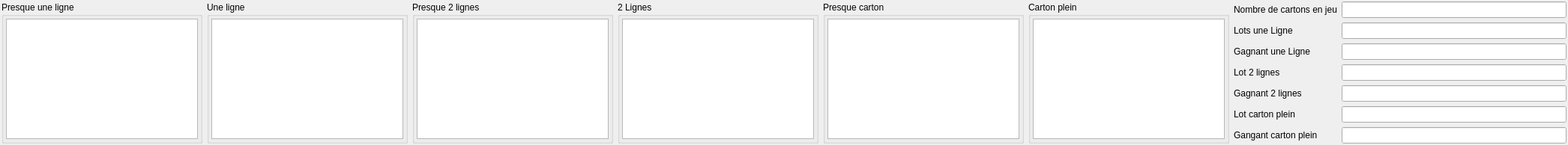
                                     <widget class="QWidget" name="tabStdResult">
                                         <attribute name="title">
                                             <string>Résultat Normaux</string>
                                         </attribute>
                                         <layout class="QGridLayout" name="gridLayout_10">
                                             <property name="leftMargin">
                                                 <number>2</number>
                                             </property>
                                             <property name="topMargin">
                                                 <number>2</number>
                                             </property>
                                             <property name="rightMargin">
                                                 <number>2</number>
                                             </property>
                                             <property name="bottomMargin">
                                                 <number>2</number>
                                             </property>
                                             <item row="0" column="0" rowspan="7">
                                                 <widget class="QGroupBox" name="groupBox_3">
                                                     <property name="title">
                                                         <string>Presque une ligne</string>
                                                     </property>
                                                     <property name="flat">
                                                         <bool>false</bool>
                                                     </property>
                                                     <property name="checkable">
                                                         <bool>false</bool>
                                                     </property>
                                                     <layout class="QGridLayout" name="gridLayout_3">
                                                         <property name="leftMargin">
                                                             <number>3</number>
                                                         </property>
                                                         <property name="topMargin">
                                                             <number>3</number>
                                                         </property>
                                                         <property name="rightMargin">
                                                             <number>3</number>
                                                         </property>
                                                         <property name="bottomMargin">
                                                             <number>3</number>
                                                         </property>
                                                         <item row="0" column="0">
                                                             <widget class="QTextEdit" name="AlmostOneLine">
                                                                 <property name="minimumSize">
                                                                     <size>
                                                                         <width>100</width>
                                                                         <height>0</height>
                                                                     </size>
                                                                 </property>
                                                                 <property name="horizontalScrollBarPolicy">
                                                                     <enum>Qt::ScrollBarAlwaysOff</enum>
                                                                 </property>
                                                                 <property name="readOnly">
                                                                     <bool>true</bool>
                                                                 </property>
                                                             </widget>
                                                         </item>
                                                     </layout>
                                                 </widget>
                                             </item>
                                             <item row="0" column="1" rowspan="7">
                                                 <widget class="QGroupBox" name="groupBox_4">
                                                     <property name="title">
                                                         <string>Une ligne</string>
                                                     </property>
                                                     <property name="flat">
                                                         <bool>false</bool>
                                                     </property>
                                                     <property name="checkable">
                                                         <bool>false</bool>
                                                     </property>
                                                     <layout class="QGridLayout" name="gridLayout_4">
                                                         <property name="leftMargin">
                                                             <number>3</number>
                                                         </property>
                                                         <property name="topMargin">
                                                             <number>3</number>
                                                         </property>
                                                         <property name="rightMargin">
                                                             <number>3</number>
                                                         </property>
                                                         <property name="bottomMargin">
                                                             <number>3</number>
                                                         </property>
                                                         <item row="0" column="0">
                                                             <widget class="QTextEdit" name="OneLine">
                                                                 <property name="minimumSize">
                                                                     <size>
                                                                         <width>100</width>
                                                                         <height>0</height>
                                                                     </size>
                                                                 </property>
                                                                 <property name="horizontalScrollBarPolicy">
                                                                     <enum>Qt::ScrollBarAlwaysOff</enum>
                                                                 </property>
                                                                 <property name="readOnly">
                                                                     <bool>true</bool>
                                                                 </property>
                                                             </widget>
                                                         </item>
                                                     </layout>
                                                 </widget>
                                             </item>
                                             <item row="0" column="2" rowspan="7">
                                                 <widget class="QGroupBox" name="groupBox_5">
                                                     <property name="title">
                                                         <string>Presque 2 lignes</string>
                                                     </property>
                                                     <property name="flat">
                                                         <bool>false</bool>
                                                     </property>
                                                     <property name="checkable">
                                                         <bool>false</bool>
                                                     </property>
                                                     <layout class="QGridLayout" name="gridLayout_5">
                                                         <property name="leftMargin">
                                                             <number>3</number>
                                                         </property>
                                                         <property name="topMargin">
                                                             <number>3</number>
                                                         </property>
                                                         <property name="rightMargin">
                                                             <number>3</number>
                                                         </property>
                                                         <property name="bottomMargin">
                                                             <number>3</number>
                                                         </property>
                                                         <item row="0" column="0">
                                                             <widget class="QTextEdit" name="AlmostTwoLines">
                                                                 <property name="minimumSize">
                                                                     <size>
                                                                         <width>100</width>
                                                                         <height>0</height>
                                                                     </size>
                                                                 </property>
                                                                 <property name="horizontalScrollBarPolicy">
                                                                     <enum>Qt::ScrollBarAlwaysOff</enum>
                                                                 </property>
                                                                 <property name="readOnly">
                                                                     <bool>true</bool>
                                                                 </property>
                                                             </widget>
                                                         </item>
                                                     </layout>
                                                 </widget>
                                             </item>
                                             <item row="0" column="3" rowspan="7">
                                                 <widget class="QGroupBox" name="groupBox_6">
                                                     <property name="title">
                                                         <string>2 Lignes</string>
                                                     </property>
                                                     <property name="flat">
                                                         <bool>false</bool>
                                                     </property>
                                                     <property name="checkable">
                                                         <bool>false</bool>
                                                     </property>
                                                     <layout class="QGridLayout" name="gridLayout_6">
                                                         <property name="leftMargin">
                                                             <number>3</number>
                                                         </property>
                                                         <property name="topMargin">
                                                             <number>3</number>
                                                         </property>
                                                         <property name="rightMargin">
                                                             <number>3</number>
                                                         </property>
                                                         <property name="bottomMargin">
                                                             <number>3</number>
                                                         </property>
                                                         <item row="0" column="0">
                                                             <widget class="QTextEdit" name="TwoLines">
                                                                 <property name="minimumSize">
                                                                     <size>
                                                                         <width>100</width>
                                                                         <height>0</height>
                                                                     </size>
                                                                 </property>
                                                                 <property name="horizontalScrollBarPolicy">
                                                                     <enum>Qt::ScrollBarAlwaysOff</enum>
                                                                 </property>
                                                                 <property name="readOnly">
                                                                     <bool>true</bool>
                                                                 </property>
                                                             </widget>
                                                         </item>
                                                     </layout>
                                                 </widget>
                                             </item>
                                             <item row="0" column="4" rowspan="7">
                                                 <widget class="QGroupBox" name="groupBox_7">
                                                     <property name="title">
                                                         <string>Presque carton</string>
                                                     </property>
                                                     <property name="flat">
                                                         <bool>false</bool>
                                                     </property>
                                                     <property name="checkable">
                                                         <bool>false</bool>
                                                     </property>
                                                     <layout class="QGridLayout" name="gridLayout_7">
                                                         <property name="leftMargin">
                                                             <number>3</number>
                                                         </property>
                                                         <property name="topMargin">
                                                             <number>3</number>
                                                         </property>
                                                         <property name="rightMargin">
                                                             <number>3</number>
                                                         </property>
                                                         <property name="bottomMargin">
                                                             <number>3</number>
                                                         </property>
                                                         <item row="0" column="0">
                                                             <widget class="QTextEdit" name="AlostCard">
                                                                 <property name="minimumSize">
                                                                     <size>
                                                                         <width>100</width>
                                                                         <height>0</height>
                                                                     </size>
                                                                 </property>
                                                                 <property name="horizontalScrollBarPolicy">
                                                                     <enum>Qt::ScrollBarAlwaysOff</enum>
                                                                 </property>
                                                                 <property name="readOnly">
                                                                     <bool>true</bool>
                                                                 </property>
                                                             </widget>
                                                         </item>
                                                     </layout>
                                                 </widget>
                                             </item>
                                             <item row="0" column="5" rowspan="7">
                                                 <widget class="QGroupBox" name="groupBox_8">
                                                     <property name="title">
                                                         <string>Carton plein</string>
                                                     </property>
                                                     <property name="flat">
                                                         <bool>false</bool>
                                                     </property>
                                                     <property name="checkable">
                                                         <bool>false</bool>
                                                     </property>
                                                     <layout class="QGridLayout" name="gridLayout_8">
                                                         <property name="leftMargin">
                                                             <number>3</number>
                                                         </property>
                                                         <property name="topMargin">
                                                             <number>3</number>
                                                         </property>
                                                         <property name="rightMargin">
                                                             <number>3</number>
                                                         </property>
                                                         <property name="bottomMargin">
                                                             <number>3</number>
                                                         </property>
                                                         <item row="0" column="0">
                                                             <widget class="QTextEdit" name="FullCard">
                                                                 <property name="minimumSize">
                                                                     <size>
                                                                         <width>100</width>
                                                                         <height>0</height>
                                                                     </size>
                                                                 </property>
                                                                 <property name="horizontalScrollBarPolicy">
                                                                     <enum>Qt::ScrollBarAlwaysOff</enum>
                                                                 </property>
                                                                 <property name="readOnly">
                                                                     <bool>true</bool>
                                                                 </property>
                                                             </widget>
                                                         </item>
                                                     </layout>
                                                 </widget>
                                             </item>
                                             <item row="0" column="6">
                                                 <widget class="QLabel" name="label_7">
                                                     <property name="text">
                                                         <string>Nombre de cartons en jeu</string>
                                                     </property>
                                                 </widget>
                                             </item>
                                             <item row="0" column="7">
                                                 <widget class="QLineEdit" name="NumberCardInGame">
                                                     <property name="readOnly">
                                                         <bool>true</bool>
                                                     </property>
                                                 </widget>
                                             </item>
                                             <item row="1" column="6">
                                                 <widget class="QLabel" name="label_8">
                                                     <property name="text">
                                                         <string>Lots une Ligne</string>
                                                     </property>
                                                 </widget>
                                             </item>
                                             <item row="1" column="7">
                                                 <widget class="QLineEdit" name="PriceOneLine">
                                                     <property name="readOnly">
                                                         <bool>true</bool>
                                                     </property>
                                                 </widget>
                                             </item>
                                             <item row="2" column="6">
                                                 <widget class="QLabel" name="label_9">
                                                     <property name="text">
                                                         <string>Gagnant une Ligne</string>
                                                     </property>
                                                 </widget>
                                             </item>
                                             <item row="2" column="7">
                                                 <widget class="QLineEdit" name="WinnerOneLine">
                                                     <property name="readOnly">
                                                         <bool>true</bool>
                                                     </property>
                                                 </widget>
                                             </item>
                                             <item row="3" column="6">
                                                 <widget class="QLabel" name="label_10">
                                                     <property name="text">
                                                         <string>Lot 2 lignes</string>
                                                     </property>
                                                 </widget>
                                             </item>
                                             <item row="3" column="7">
                                                 <widget class="QLineEdit" name="PriceTwoLines">
                                                     <property name="readOnly">
                                                         <bool>true</bool>
                                                     </property>
                                                 </widget>
                                             </item>
                                             <item row="4" column="6">
                                                 <widget class="QLabel" name="label_11">
                                                     <property name="text">
                                                         <string>Gagnant 2 lignes</string>
                                                     </property>
                                                 </widget>
                                             </item>
                                             <item row="4" column="7">
                                                 <widget class="QLineEdit" name="WinnerTwoLines">
                                                     <property name="readOnly">
                                                         <bool>true</bool>
                                                     </property>
                                                 </widget>
                                             </item>
                                             <item row="5" column="6">
                                                 <widget class="QLabel" name="label_12">
                                                     <property name="text">
                                                         <string>Lot carton plein</string>
                                                     </property>
                                                 </widget>
                                             </item>
                                             <item row="5" column="7">
                                                 <widget class="QLineEdit" name="PriceFullCard">
                                                     <property name="minimumSize">
                                                         <size>
                                                             <width>300</width>
                                                             <height>0</height>
                                                         </size>
                                                     </property>
                                                     <property name="readOnly">
                                                         <bool>true</bool>
                                                     </property>
                                                 </widget>
                                             </item>
                                             <item row="6" column="6">
                                                 <widget class="QLabel" name="label_13">
                                                     <property name="text">
                                                         <string>Gangant carton plein</string>
                                                     </property>
                                                 </widget>
                                             </item>
                                             <item row="6" column="7">
                                                 <widget class="QLineEdit" name="WinnerFullCard">
                                                     <property name="readOnly">
                                                         <bool>true</bool>
                                                     </property>
                                                 </widget>
                                             </item>
                                         </layout>
                                     </widget>
